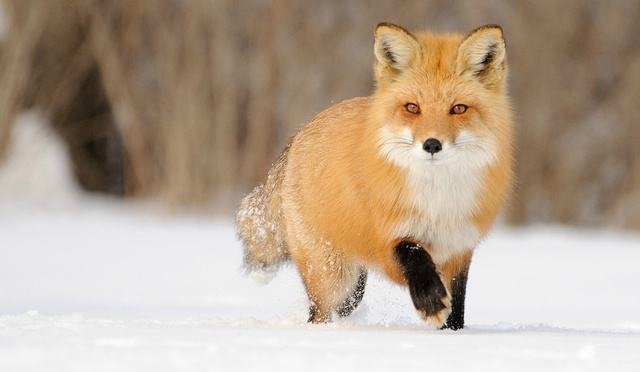
//> input picture Lab 7_hw/images/fox.jpg, 640 x 372 px
$ ./main   (built with g++ and OpenCV 4)
//> lines starting //> are read from the running program, lines starting //| are printed output that depends on the picture; after the words box and inside, x2 and y2 are one past the last pixel; in counts of white or black regions, pixels touching at a corner belong together
#include <iostream>

#include "opencv2/core/core.hpp"
#include "opencv2/highgui/highgui.hpp"
#include "opencv2/imgproc/imgproc.hpp"

using namespace cv;
using namespace std;

void foxGrabCut() {
    Mat img = imread("fox.jpg", 1);
//> img is the input picture: 372 rows x 640 cols, CV_8UC3; mean B, G, R 146.8, 165.6, 183.7
    imshow("src_img", img);

// bounding box 확인
//    rectangle(img, Point(240, 20), Point(520, 340), Scalar(255, 0, 0), 3);
//    imshow("Test window", img);

    // 전경 객체를 포함하는 직사각형
    Rect rect = Rect(Point(240, 20), Point(520, 340));

    Mat result;
    Mat bgModel, fgModel;
    // Grab Cut을 진행
    grabCut(img, result, rect, bgModel, fgModel, 5, GC_INIT_WITH_RECT);
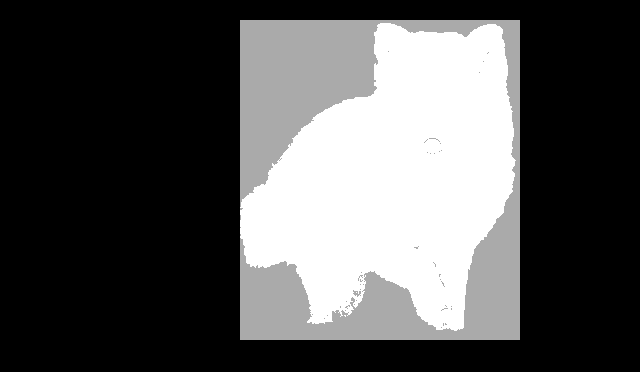
//> result: 372 rows x 640 cols, CV_8UC1; min 0, max 3, mean 0.982; drawn with min black and max white
//> bgModel = 65 values, max 1208.1 at index 47, min 0.0724 at index 4, mean 226.5; fgModel = 65 values, max 2781.3 at index 46, min 0.0875 at index 4, mean 317

    // 직사각형 내부의 화소 초기값과 전경일 가능성이 있는 화소를 비교하여
    //동일한 값을 갖는 화소를 추출해 분할한 이진 영상을 얻음
    compare(result, GC_PR_FGD, result, CMP_EQ);
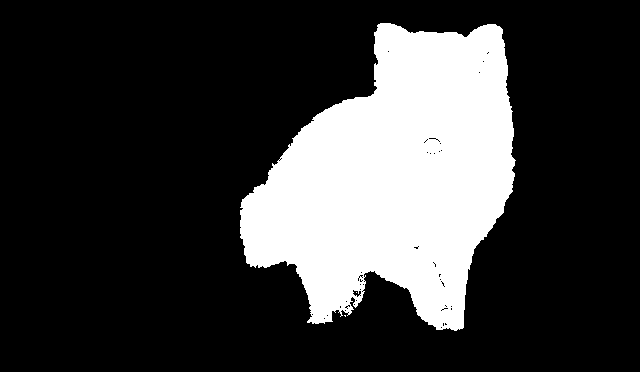
//> result: 372 rows x 640 cols, CV_8UC1; 22.9% white; 3 white regions (2 under 20 px), largest, box (x1, y1, x2, y2) and area: (240, 23, 516, 331) 54592
    // GC_PR_FGD: GrabCut class foreground 픽셀
    // CMP_EQ: compare 옵션, equal

    Mat mask(img.size(), CV_8UC3, Scalar(255, 255, 255));
    img.copyTo(mask, result);
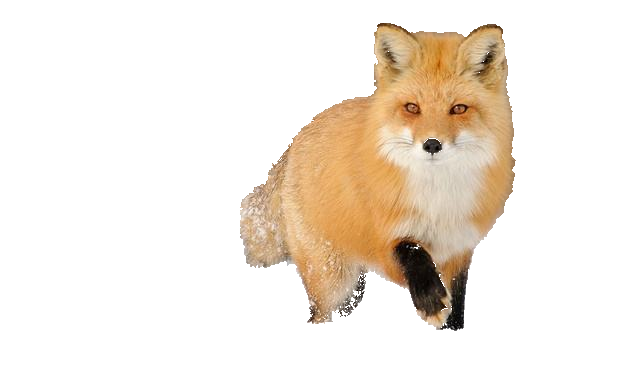
//> mask: 372 rows x 640 cols, CV_8UC3; mean B, G, R 223.2, 233.4, 242.2

    // 결과 영상 출력
    imshow("mask", mask);
    imshow("result", result);

    waitKey(0);
}

// [56 lines left out: functions zebraGrabCut, playerGrabCut, main, not called in this run]

// added to run one function of the file
int main() { foxGrabCut(); }
